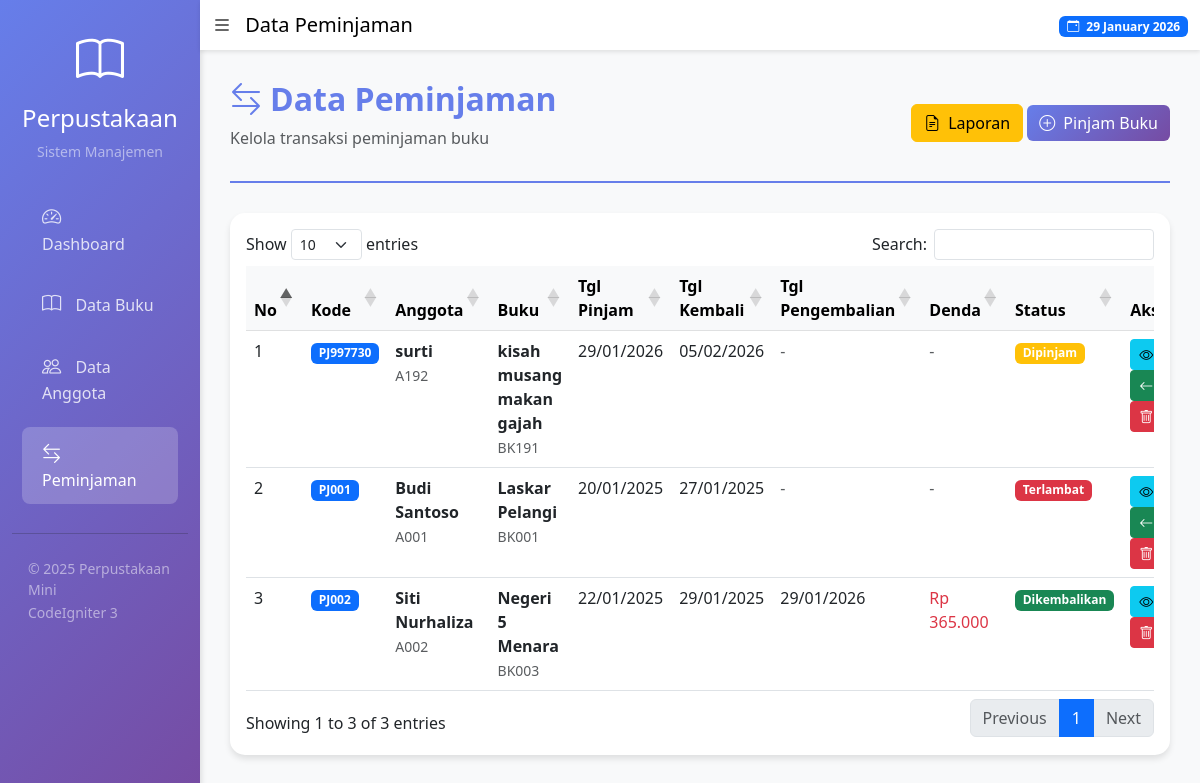
The page /index.php/peminjaman on the database its author committed.
### tables this page shows
CREATE TABLE `peminjaman` (
  `id_peminjaman` int NOT NULL,
  `kode_peminjaman` varchar(20) NOT NULL,
  `id_anggota` int NOT NULL,
  `id_buku` int NOT NULL,
  `tanggal_pinjam` date NOT NULL,
  `tanggal_kembali` date NOT NULL,
  `tanggal_pengembalian` date DEFAULT NULL,
  `denda` decimal(10,2) DEFAULT '0.00',
  `status` enum('Dipinjam','Dikembalikan') DEFAULT 'Dipinjam',
  `created_at` timestamp NULL DEFAULT CURRENT_TIMESTAMP,
  `updated_at` timestamp NULL DEFAULT CURRENT_TIMESTAMP ON UPDATE CURRENT_TIMESTAMP
);

CREATE TABLE `anggota` (
  `id_anggota` int NOT NULL,
  `no_anggota` varchar(20) NOT NULL,
  `nama_anggota` varchar(100) NOT NULL,
  `jenis_kelamin` enum('L','P') NOT NULL,
  `alamat` text NOT NULL,
  `no_telp` varchar(15) NOT NULL,
  `email` varchar(100) DEFAULT NULL,
  `tanggal_daftar` date NOT NULL,
  `status` enum('Aktif','Tidak Aktif') DEFAULT 'Aktif',
  `created_at` timestamp NULL DEFAULT CURRENT_TIMESTAMP,
  `updated_at` timestamp NULL DEFAULT CURRENT_TIMESTAMP ON UPDATE CURRENT_TIMESTAMP
);

CREATE TABLE `buku` (
  `id_buku` int NOT NULL,
  `kode_buku` varchar(20) NOT NULL,
  `judul_buku` varchar(200) NOT NULL,
  `pengarang` varchar(100) NOT NULL,
  `penerbit` varchar(100) NOT NULL,
  `tahun_terbit` year NOT NULL,
  `jumlah_buku` int NOT NULL DEFAULT '0',
  `stok_tersedia` int NOT NULL DEFAULT '0',
  `created_at` timestamp NULL DEFAULT CURRENT_TIMESTAMP,
  `updated_at` timestamp NULL DEFAULT CURRENT_TIMESTAMP ON UPDATE CURRENT_TIMESTAMP
);

### application/controllers/Peminjaman.php (called while the page is built, shortened)
<?php
class Peminjaman extends CI_Controller {
    public function __construct()
    {
        $this->load->model('Peminjaman_model');
        $this->load->model('Buku_model');
        $this->load->model('Anggota_model');
    }
    public function index()
    {
        $data['title'] = 'Data Peminjaman';
        $data['peminjaman'] = $this->Peminjaman_model->get_all();
        $this->load->view('templates/header', $data);
        $this->load->view('peminjaman/index', $data);
        $this->load->view('templates/footer');
    }
}

### index.php (called while the page is built, shortened)
<?php
require_once BASEPATH.'core/CodeIgniter.php';

### application/models/Peminjaman_model.php (called while the page is built, shortened)
<?php
class Peminjaman_model extends CI_Model {
    private $table = 'peminjaman';
    public function get_all()
    {
        $this->db->select('peminjaman.*, anggota.nama_anggota, anggota.no_anggota, buku.judul_buku, buku.kode_buku');
        $this->db->from($this->table);
        $this->db->join('anggota', 'anggota.id_anggota = peminjaman.id_anggota');
        $this->db->join('buku', 'buku.id_buku = peminjaman.id_buku');
        $this->db->order_by('peminjaman.created_at', 'DESC');
        return $this->db->get()->result();
    }
}

### application/views/peminjaman/index.php (the view)
<div class="page-header">
    <div class="d-flex justify-content-between align-items-center">
        <div>
            <h2><i class="bi bi-arrow-left-right me-2"></i><?= $title ?></h2>
            <p class="text-muted">Kelola transaksi peminjaman buku</p>
        </div>
        <div>
            <a href="<?= base_url('peminjaman/laporan') ?>" class="btn btn-warning">
                <i class="bi bi-file-earmark-text me-2"></i>Laporan
            </a>
            <a href="<?= base_url('peminjaman/tambah') ?>" class="btn btn-primary">
                <i class="bi bi-plus-circle me-2"></i>Pinjam Buku
            </a>
        </div>
    </div>
</div>
<div class="card">
    <div class="card-body">
        <div class="table-responsive">
            <table class="table table-hover table-datatable">
                <thead class="table-light">
                    <tr>
                        <th>No</th>
                        <th>Kode</th>
                        <th>Anggota</th>
                        <th>Buku</th>
                        <th>Tgl Pinjam</th>
                        <th>Tgl Kembali</th>
                        <th>Tgl Pengembalian</th>
                        <th>Denda</th>
                        <th>Status</th>
                        <th>Aksi</th>
                    </tr>
                </thead>
                <tbody>
                    <?php $no = 1; foreach($peminjaman as $p): ?>
                    <tr>
                        <td><?= $no++ ?></td>
                        <td><span class="badge bg-primary"><?= $p->kode_peminjaman ?></span></td>
                        <td>
                            <strong><?= $p->nama_anggota ?></strong><br>
                            <small class="text-muted"><?= $p->no_anggota ?></small>
                        </td>
                        <td>
                            <strong><?= $p->judul_buku ?></strong><br>
                            <small class="text-muted"><?= $p->kode_buku ?></small>
                        </td>
                        <td><?= date('d/m/Y', strtotime($p->tanggal_pinjam)) ?></td>
                        <td><?= date('d/m/Y', strtotime($p->tanggal_kembali)) ?></td>
                        <td>
                            <?php if($p->tanggal_pengembalian): ?>
                                <?= date('d/m/Y', strtotime($p->tanggal_pengembalian)) ?>
                            <?php else: ?>
                                <span class="text-muted">-</span>
                            <?php endif; ?>
                        </td>
                        <td>
                            <?php if($p->denda > 0): ?>
                                <span class="text-danger">Rp <?= number_format($p->denda, 0, ',', '.') ?></span>
                            <?php else: ?>
                                <span class="text-muted">-</span>
                            <?php endif; ?>
                        </td>
                        <td>
                            <?php if($p->status == 'Dipinjam'): ?>
                                <?php
                                $tgl_kembali = new DateTime($p->tanggal_kembali);
                                $tgl_sekarang = new DateTime();
                                $telat = $tgl_sekarang > $tgl_kembali;
                                ?>
                                <?php if($telat): ?>
                                    <span class="badge bg-danger">Terlambat</span>
                                <?php else: ?>
                                    <span class="badge bg-warning">Dipinjam</span>
                                <?php endif; ?>
                            <?php else: ?>
                                <span class="badge bg-success">Dikembalikan</span>
                            <?php endif; ?>
                        </td>
                        <td>
                            <a href="<?= base_url('peminjaman/detail/'.$p->id_peminjaman) ?>" class="btn btn-sm btn-info" title="Detail">
                                <i class="bi bi-eye"></i>
                            </a>
                            <?php if($p->status == 'Dipinjam'): ?>
                            <a href="<?= base_url('peminjaman/pengembalian/'.$p->id_peminjaman) ?>" class="btn btn-sm btn-success" title="Kembalikan">
                                <i class="bi bi-arrow-left"></i>
                            </a>
                            <?php endif; ?>
                            <a href="#" onclick="confirmDelete('<?= base_url('peminjaman/hapus/'.$p->id_peminjaman) ?>', '<?= $p->kode_peminjaman ?>')" class="btn btn-sm btn-danger" title="Hapus">
                                <i class="bi bi-trash"></i>
                            </a>
                        </td>
                    </tr>
                    <?php endforeach; ?>
                </tbody>
            </table>
        </div>
    </div>
</div>

### application/views/templates/header.php (style rules this page uses)
body { background-color: #f8f9fa; }
.card { border: none; border-radius: 15px; box-shadow: 0 4px 6px rgba(0,0,0,0.1); transition: transform 0.3s; }
.btn-primary { background: linear-gradient(135deg, #667eea 0%, #764ba2 100%); border: none; }
.page-header { margin-bottom: 30px; padding-bottom: 15px; border-bottom: 2px solid #667eea; }
.page-header h2 { color: #667eea; font-weight: bold; }

### rows shown on the page
peminjaman: kode_peminjaman "PJ997730", id_anggota.nama_anggota "surti", id_anggota.no_anggota "A192", id_buku.judul_buku "kisah musang makan gajah", id_buku.kode_buku "BK191", tanggal_pinjam "29/01/2026", tanggal_kembali "05/02/2026", status "Dipinjam"
peminjaman: kode_peminjaman "PJ001", id_anggota.nama_anggota "Budi Santoso", id_anggota.no_anggota "A001", id_buku.judul_buku "Laskar Pelangi", id_buku.kode_buku "BK001", tanggal_pinjam "20/01/2025", tanggal_kembali "27/01/2025", status "Terlambat"
peminjaman: kode_peminjaman "PJ002", id_anggota.nama_anggota "Siti Nurhaliza", id_anggota.no_anggota "A002", id_buku.judul_buku "Negeri 5 Menara", id_buku.kode_buku "BK003", tanggal_pinjam "22/01/2025", tanggal_kembali "29/01/2025", tanggal_pengembalian "29/01/2026", denda "365.000", status "Dikembalikan"

### other values the page prints
$title "Data Peminjaman"
